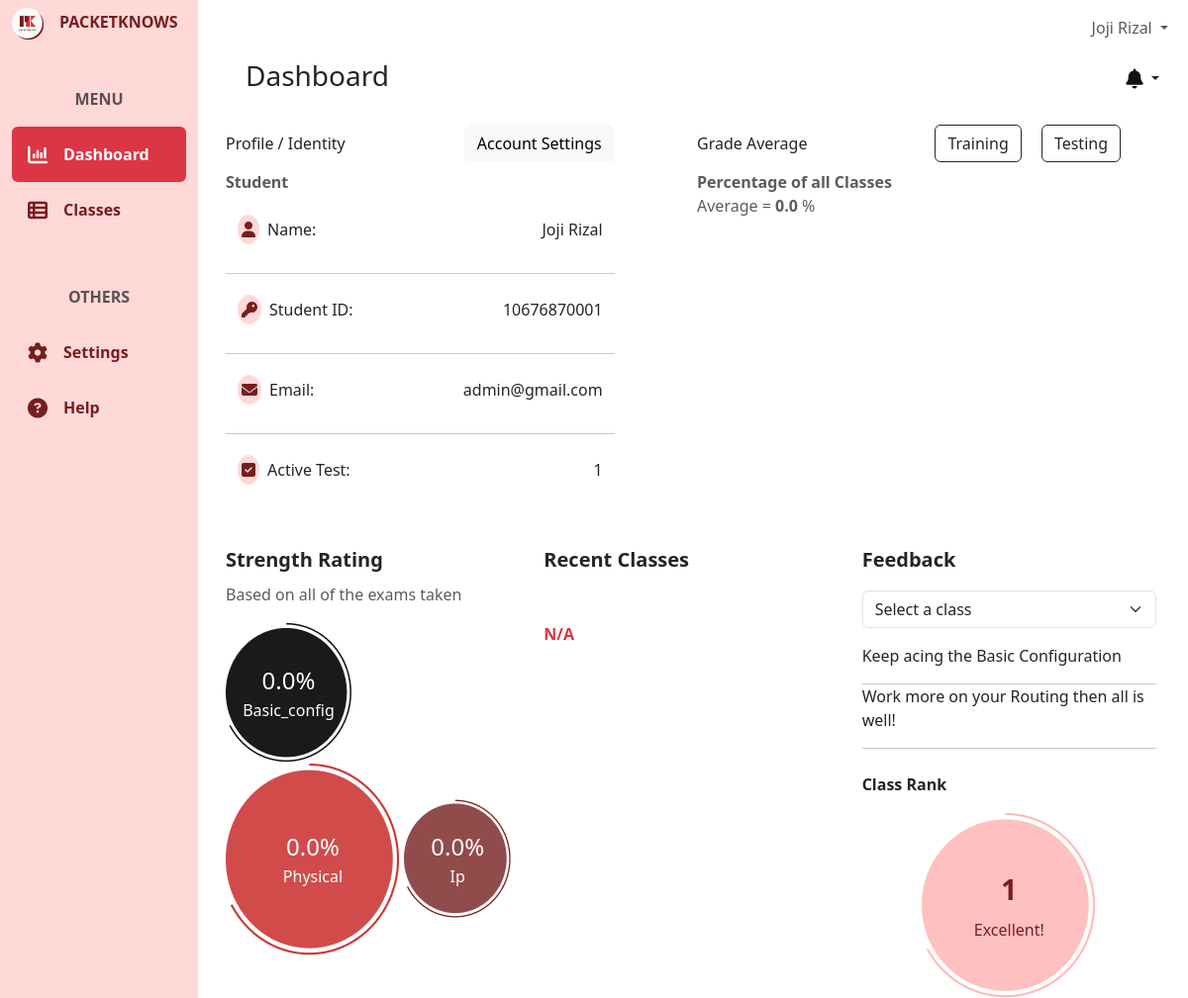
Screenshot of /dashboard/ (signed in) with the database file from the repository.
### user/models.py (models this page shows, shortened)
class CustomUser(AbstractBaseUser, PermissionsMixin):
    email = models.EmailField(unique=True)
    first_name = models.CharField(max_length=50)
    last_name = models.CharField(max_length=50)
    is_active = models.BooleanField(default=True)
    is_staff = models.BooleanField(default=False)
    category = models.ForeignKey(UserCategory, on_delete=models.CASCADE)
    icon = models.ImageField(upload_to= 'user/icons/', blank=True, null=True)
    school_id = models.BigIntegerField(unique=True, blank=True, null=True)
    evidences = models.ImageField(upload_to= 'user/evidences/', blank=True, null=True)
    objects = CustomUserManager()
    USERNAME_FIELD = 'email'
    REQUIRED_FIELDS = ['first_name', 'last_name']
    class Meta:
        verbose_name = 'User'
        verbose_name_plural = 'Users'

### core/views.py (the view, shortened to what this page needs)
# urls.py: path('dashboard/', coreViews.DashboardView, name='dashboard'),
@login_required(login_url='/')
def DashboardView(request):
    context = {}
    if request.method == 'POST':
        pass
    else:
        userCategory = request.user.category.name
        if userCategory == "Student":
            student = request.user
            context["notifications"] = Notification.objects.filter(receiver=student)
            if(Enrollment.objects.filter(student=request.user).exists()):
                enrollments = Enrollment.objects.filter(student=request.user)
                total_active_test_count = 0
                for enrollment in enrollments:
                    activities = enrollment.activities.filter(status="working")
                    total_active_test_count += activities.count()
                ordered_enrollments = enrollments.order_by('-date_updated')
                classrooms = [enrollment.classroom for enrollment in ordered_enrollments]
                context["strengthRating"] = computeOverallStrengthRating(request.user)
                context["activeTestCount"] = total_active_test_count
                context["classes"] = classrooms
                average_progress = computeAverageClassProgress(request.user, "training")
                bar_chart_labels = average_progress['class_names']
                bar_chart_data = average_progress['averages']
                allClassesAverage = round(sum(bar_chart_data) / len(bar_chart_data), 2)
                context["barChartLabels"] = json.dumps(bar_chart_labels)
                context["barChartData"] = json.dumps(bar_chart_data)
                context["allClassesAverage"] = allClassesAverage
                context["barChartLabels"] = json.dumps(bar_chart_labels)
                context["barChartData"] = json.dumps(bar_chart_data)
                enrollments = Enrollment.objects.filter(student=request.user)
                classrooms = [enrollment.classroom for enrollment in enrollments]
                context["classrooms"] = classrooms
    return render(request, 'core/dashboard.html', context)

### activity/views.py (called while the page is built)
def computeAverageClassProgress(student, mode):
    result = {
        'class_names': [],
        'averages': [],
    }
    try:
        enrollments = Enrollment.objects.filter(student=student)
        for enrollment in enrollments:
            activities = enrollment.activities.filter(mode=mode)
            if activities.exists():
                class_average = sum(calculatePercentage(activity)['total_percentage'] for activity in activities) / len(activities)
                result['class_names'].append(enrollment.classroom.name)
                result['averages'].append(round(class_average, 2))
    except Enrollment.DoesNotExist:
        return None
    return result

def computeOverallStrengthRating(student):
    try:
        all_activities = []
        enrollments = Enrollment.objects.filter(student=student)
        for enrollment in enrollments:
            all_activities.extend(enrollment.activities.all())
        all_percentages = [calculatePercentage(activity) for activity in all_activities]
        top_categories = computeTopCategories(all_percentages)
        return top_categories
    except Enrollment.DoesNotExist:
        return None

### templates/core/dashboard.html (shortened to what this page needs)
{% extends 'core/base.html' %}
{% block content %}
<div class="container-fluid h-100">
    <div class="row h-100">
        <div class="col-2 fixed-top bg-pink h-100" id="green">
            {% include 'core/components/sidebar.html'%}
        </div>
        <div class="col-md-10 ms-auto" style="padding: 0; overflow-x: hidden !important;">
            {% include 'core/components/topnav.html'%}
            <main class="mt-5 pt-1">
                {% if request.user.category.name == 'Student'%}
                    {% include 'core/dashboards/student-dashboard.html'%}
                {% elif request.user.category.name == 'Self Learner'%}
                    {% include 'core/dashboards/selfLearner-dashboard.html'%}
                {% elif request.user.category.name == 'Instructor'%}
                    {% include 'core/dashboards/instructor-dashboard.html'%}
                {% endif %}
            </main>
        </div>
    </div>
</div>
{% endblock %}

### templates/core/components/topnav.html (shortened to what this page needs)
<nav class="navbar navbar-expand-lg navbar-light bg-white fixed-top col-md-9 ms-sm-auto col-lg-10">
    <div class="container-fluid">
            <ul class="navbar-nav ms-auto">
                <li class="nav-item dropdown">
                    <a class="nav-link dropdown-toggle" href="#" id="userDropdown" role="button" data-bs-toggle="dropdown" aria-expanded="false">
                      {{user.first_name}} {{user.last_name}}
                    </a>
                </li>
            </ul>
    </div>
</nav>

### templates/core/dashboards/student-dashboard.html (shortened to what this page needs)
{% load static %}
<div class="container mx-3">
    <div class="row mx-2 mt-2 mb-4 ">
        <div class="d-flex justify-content-between">
            <h3 class="">Dashboard</h3>
            <div class="dropdown">
                <button class="btn dropdown-toggle" type="button" id="dropdownMenuButton1" data-bs-toggle="dropdown" aria-expanded="false">
                    <i class="fa-solid fa-bell fa-lg" style="color: #121212;"></i>
                </button>
              </div>
        </div>
    </div>
    <div class="row justify-content-between">
        <div class="col-md-5">
            <div class="d-flex justify-content-between align-items-center">
                <p class="d-inline m-0">Profile / Identity</p>
                <a href="#" class="btn btn-light">Account Settings</a>
            </div>
            <div class="text-muted fw-bold mt-2">
               Student
            </div>
            <div class="container d-flex justify-content-between align-items-center mt-4">
                <p><span class="bg-pink p-1 rounded-circle me-2"><i class="fa-solid fa-user" style="color: #761E1E;"></i></span>Name:</p>
                <p class="">{{user.first_name}} {{user.last_name}}</p>
            </div>
            <hr>
            <div class="container d-flex justify-content-between align-items-center mt-4">
                <p><span class="bg-pink p-1 rounded-circle me-2"><i class="fa-solid fa-key" style="color: #761E1E;"></i></span>Student ID:</p>
                <p class="">{{user.school_id}}</p>
            </div>
            <hr>
            <div class="container d-flex justify-content-between align-items-center mt-4">
                <p><span class="bg-pink p-1 rounded-circle me-2"><i class="fa-solid fa-envelope" style="color: #761E1E;"></i></span>Email:</p>
                <p class="">{{user.email}}</p>
            </div>
            <hr>
            <div class="container d-flex justify-content-between align-items-center mt-4">
                <p><span class="bg-pink p-1 rounded-circle me-2"><i class="fa-solid fa-square-check" style="color: #761E1E;"></i></span>Active Test:</p>
                {% if activeTestCount %}
                <p class="">{{activeTestCount}}</p>
                {% else %}
                <p class="">0</p>
                {% endif %}
            </div>
        </div>
        <div class="col-md-6 me-4">
            <div class="d-flex justify-content-between align-items-center">
                <p class="m-0">Grade Average</p>
                <div >
                    <button id="trainingbtn" class="btn btn-outline-dark me-3" hx-get="{% url 'activity:updateChartData' 'training' %}" hx-swap="none">Training</button>
                    <button id="testingbtn" class="btn btn-outline-dark me-5" hx-get="{% url 'activity:updateChartData' 'testing' %}" hx-swap="none">Testing</button>
                </div>
            </div>
            <div class="text-muted fw-bold mt-2">
                Percentage of all Classes
            </div>
            <p class="text-muted">Average = <span id="allClassesAverage" class="fw-bold">{{allClassesAverage}}</span> %</p>
        </div>
    </div>
    <div class="row me-4 mt-5">
        <div class="col-md-4">
            <p class="fs-5 fw-bold mb-0">Strength Rating</p>
            <p class="text-muted mt-2">Based on all of the exams taken</p>
            <div>
                <div class="rating rating-1 d-inline-block">
                    <div class="rating-label text-white">
                        {% if strengthRating %}
                        <p class="fs-4 p-0 m-0">{{strengthRating.1.average_percentage}}%</p>
                        <p class=" p-0 m-0">{{strengthRating.1.name}}</p>
                        {% else %}
                        <p class="fs-4 p-0 m-0">N/A</p>
                        {% endif %}
                    </div>
                    <img src="{% static 'res/icons/Dashboard/Dashboard-circle3.png' %}" alt="" class="img-fluid">
                </div>
                <div class="rating rating-1 d-inline-block">
                    <div class="rating-label text-white">
                        {% if strengthRating %}
                        <p class="fs-4 p-0 m-0">{{strengthRating.0.average_percentage}}%</p>
                        <p class=" p-0 m-0">{{strengthRating.0.name}}</p>
                        {% else %}
                        <p class="fs-4 p-0 m-0">N/A</p>
                        {% endif %}
                    </div>
                    <img src="{% static 'res/icons/Dashboard/Dashboard-circle.png' %}" alt="" class="img-fluid">
                </div>
                <div class="rating rating-1 d-inline-block">
                    <div class="rating-label text-white">
                        {% if strengthRating %}
                        <p class="fs-4 p-0 m-0">{{strengthRating.2.average_percentage}}%</p>
                        <p class=" p-0 m-0">{{strengthRating.2.name}}</p>
                        {% else %}
                        <p class="fs-4 p-0 m-0">N/A</p>
                        {% endif %}
                    </div>
                    <img src="{% static 'res/icons/Dashboard/Dashboard-circle2.png' %}" alt="" class="img-fluid">
                </div>
            </div>
        </div>
        <div class="col-md-4">
            <p class="fs-5 fw-bold mb-5">Recent Classes</p>
            {% if classroom %}
            {% for classroom in classes%}
            <a href="{% url 'core:classes' %}" class="text-dark unstyled text-decoration-none">
                <div class="d-flex justify-content-between mt-4">
                    <p><img src="{{classroom.icon.url}}" alt="" class="logo me-3 rounded-circle">{{classroom.name}}</p>
                    <p class="text-muted">{{classroom.instructor.first_name.0}}. {{classroom.instructor.last_name}}</p>
                </div>
                <hr class="mb-4 mt-0">
            </a>
            {% endfor %}
            {% else %}
            <p class="text-danger fw-bold">N/A</p>
            {% endif %}
        </div>
        <div class="col-md-4">
            <p class="fs-5 fw-bold mb-3">Feedback</p>
            <select name="classroomID" class="form-select mb-3" id="classSelectDashboard" aria-label="Select Now" hx-target="#feedback-content" hx-get="{% url 'classroom:classOverAllFeedback' %}" hx-trigger="change">
                <option value="" selected>Select a class</option>
            </select>
            <div id="feedback-content">
                <p>Keep acing the Basic Configuration</p>
                <hr class="my-0">
                <p>Work more on your Routing then all is well!</p>
                <hr class="my-0">
                <p class="fw-bold fs-6 mt-4">Class Rank</p>
                <div class="d-flex justify-content-center text-dark-red ">
                    <div class="rating rating-1 d-inline-block ">
                        <div class="rating-label ">
                            <p class="fs-3 p-0 m-0 mb-2 fw-bold">1</p>
                            <p class=" p-0 m-0 fw-regular">Excellent!</p>
                        </div>
                        <img src="{% static 'res/icons/Dashboard/Dashboard-circle4.png' %}" alt="" class="img-fluid">
                    </div>
                </div>
            </div>
        </div>
    </div>
</div>

### static/css/global.css (style rules this page uses)
.text-dark-red { color:#761E1E; }
.bg-pink { background-color: #FFD8D8; }
.bg-white { background-color: #FAFAFA; }

### static/css/dashboards/studentDashboard.css (style rules this page uses)
.rating { position: relative; text-align: center; }
.rating-label { position: absolute; top: 50%; left: 50%; transform: translate(-50%, -50%); }

### rows the page displays
CustomUser: first_name "Joji", last_name "Rizal", school_id "10676870001", email "admin@gmail.com"

### other values shown
{{ activeTestCount }} "1"
{{ allClassesAverage }} "0.0"
{{ strengthRating.1.average_percentage }} "0.0"
{{ strengthRating.1.name }} "Basic_config"
{{ strengthRating.0.average_percentage }} "0.0"
{{ strengthRating.0.name }} "Physical"
{{ strengthRating.2.average_percentage }} "0.0"
{{ strengthRating.2.name }} "Ip"
